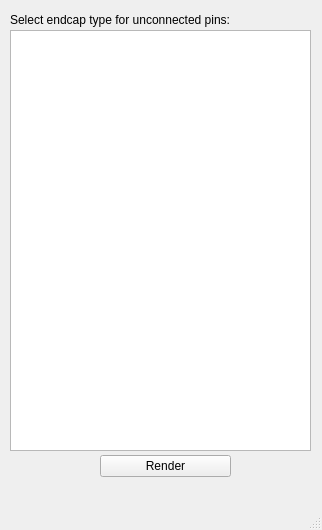
<?xml version="1.0" encoding="UTF-8"?>
<ui version="4.0">
 <class>mainWindow</class>
 <widget class="QMainWindow" name="mainWindow">
  <property name="geometry">
   <rect>
    <x>0</x>
    <y>0</y>
    <width>322</width>
    <height>530</height>
   </rect>
  </property>
  <property name="windowTitle">
   <string>HFSS Endcaps</string>
  </property>
  <widget class="QWidget" name="centralwidget">
   <widget class="QLabel" name="label">
    <property name="geometry">
     <rect>
      <x>10</x>
      <y>10</y>
      <width>271</width>
      <height>20</height>
     </rect>
    </property>
    <property name="text">
     <string>Select endcap type for unconnected pins:</string>
    </property>
   </widget>
   <widget class="QWidget" name="verticalLayoutWidget">
    <property name="geometry">
     <rect>
      <x>100</x>
      <y>450</y>
      <width>131</width>
      <height>32</height>
     </rect>
    </property>
    <layout class="QVBoxLayout" name="verticalLayout">
     <item>
      <widget class="QPushButton" name="renderButton">
       <property name="text">
        <string>Render</string>
       </property>
      </widget>
     </item>
    </layout>
   </widget>
   <widget class="QTableWidget" name="tableWidget">
    <property name="geometry">
     <rect>
      <x>10</x>
      <y>30</y>
      <width>301</width>
      <height>421</height>
     </rect>
    </property>
    <property name="sizeAdjustPolicy">
     <enum>QAbstractScrollArea::AdjustIgnored</enum>
    </property>
   </widget>
  </widget>
  <widget class="QMenuBar" name="menubar">
   <property name="geometry">
    <rect>
     <x>0</x>
     <y>0</y>
     <width>322</width>
     <height>22</height>
    </rect>
   </property>
  </widget>
  <widget class="QStatusBar" name="statusbar"/>
 </widget>
 <resources/>
 <connections>
  <connection>
   <sender>renderButton</sender>
   <signal>clicked()</signal>
   <receiver>mainWindow</receiver>
   <slot>render_everything()</slot>
   <hints>
    <hint type="sourcelabel">
     <x>165</x>
     <y>487</y>
    </hint>
    <hint type="destinationlabel">
     <x>160</x>
     <y>264</y>
    </hint>
   </hints>
  </connection>
 </connections>
 <slots>
  <slot>render_everything()</slot>
 </slots>
</ui>
